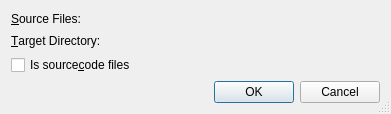
<?xml version="1.0" encoding="UTF-8"?>
<ui version="4.0">
 <class>AddFileDialog</class>
 <widget class="QDialog" name="AddFileDialog">
  <property name="geometry">
   <rect>
    <x>0</x>
    <y>0</y>
    <width>391</width>
    <height>114</height>
   </rect>
  </property>
  <property name="windowTitle">
   <string>Add Files</string>
  </property>
  <property name="whatsThis">
   <string>&lt;b&gt;Add Files Dialog&lt;/b&gt;
&lt;p&gt;This dialog is used to add files to the current project.&lt;/p&gt;</string>
  </property>
  <property name="sizeGripEnabled">
   <bool>true</bool>
  </property>
  <layout class="QVBoxLayout" name="verticalLayout">
   <item>
    <layout class="QGridLayout" name="gridLayout">
     <item row="0" column="0">
      <widget class="QLabel" name="sourceFileLabel">
       <property name="text">
        <string>&amp;Source Files:</string>
       </property>
       <property name="buddy">
        <cstring>sourceFilesPicker</cstring>
       </property>
      </widget>
     </item>
     <item row="0" column="1">
      <widget class="EricPathPicker" name="sourceFilesPicker" native="true">
       <property name="sizePolicy">
        <sizepolicy hsizetype="Expanding" vsizetype="Preferred">
         <horstretch>0</horstretch>
         <verstretch>0</verstretch>
        </sizepolicy>
       </property>
       <property name="focusPolicy">
        <enum>Qt::StrongFocus</enum>
       </property>
       <property name="toolTip">
        <string>Enter the name of files to add separated by &quot;;&quot;</string>
       </property>
       <property name="whatsThis">
        <string>&lt;b&gt;Source Files&lt;/b&gt;
&lt;p&gt;Enter the name of files to add to the current project separated
by &quot;;&quot;. You may select them with a dialog by pressing 
the button to the right.&lt;/p&gt;</string>
       </property>
      </widget>
     </item>
     <item row="1" column="0">
      <widget class="QLabel" name="targetDirLabel">
       <property name="text">
        <string>&amp;Target Directory:</string>
       </property>
       <property name="buddy">
        <cstring>targetDirPicker</cstring>
       </property>
      </widget>
     </item>
     <item row="1" column="1">
      <widget class="EricPathPicker" name="targetDirPicker" native="true">
       <property name="sizePolicy">
        <sizepolicy hsizetype="Expanding" vsizetype="Preferred">
         <horstretch>0</horstretch>
         <verstretch>0</verstretch>
        </sizepolicy>
       </property>
       <property name="focusPolicy">
        <enum>Qt::StrongFocus</enum>
       </property>
       <property name="toolTip">
        <string>Enter the target directory for the file</string>
       </property>
       <property name="whatsThis">
        <string>&lt;b&gt;Target Directory&lt;/b&gt;
&lt;p&gt;Enter the target directory. You may select it
 with a dialog by pressing the button to the right.&lt;/p&gt;</string>
       </property>
      </widget>
     </item>
    </layout>
   </item>
   <item>
    <widget class="QCheckBox" name="sourcecodeCheckBox">
     <property name="toolTip">
      <string>Select, if the files should be added as sourcecode (overriding automatic detection)</string>
     </property>
     <property name="text">
      <string>Is source&amp;code files</string>
     </property>
     <property name="shortcut">
      <string>Alt+C</string>
     </property>
    </widget>
   </item>
   <item>
    <widget class="QDialogButtonBox" name="buttonBox">
     <property name="orientation">
      <enum>Qt::Horizontal</enum>
     </property>
     <property name="standardButtons">
      <set>QDialogButtonBox::Cancel|QDialogButtonBox::Ok</set>
     </property>
    </widget>
   </item>
  </layout>
 </widget>
 <pixmapfunction>qPixmapFromMimeSource</pixmapfunction>
 <customwidgets>
  <customwidget>
   <class>EricPathPicker</class>
   <extends>QWidget</extends>
   <header>EricWidgets/EricPathPicker.h</header>
   <container>1</container>
  </customwidget>
 </customwidgets>
 <tabstops>
  <tabstop>sourceFilesPicker</tabstop>
  <tabstop>targetDirPicker</tabstop>
  <tabstop>sourcecodeCheckBox</tabstop>
 </tabstops>
 <resources/>
 <connections>
  <connection>
   <sender>buttonBox</sender>
   <signal>accepted()</signal>
   <receiver>AddFileDialog</receiver>
   <slot>accept()</slot>
   <hints>
    <hint type="sourcelabel">
     <x>43</x>
     <y>112</y>
    </hint>
    <hint type="destinationlabel">
     <x>43</x>
     <y>128</y>
    </hint>
   </hints>
  </connection>
  <connection>
   <sender>buttonBox</sender>
   <signal>rejected()</signal>
   <receiver>AddFileDialog</receiver>
   <slot>reject()</slot>
   <hints>
    <hint type="sourcelabel">
     <x>124</x>
     <y>120</y>
    </hint>
    <hint type="destinationlabel">
     <x>124</x>
     <y>128</y>
    </hint>
   </hints>
  </connection>
 </connections>
</ui>
